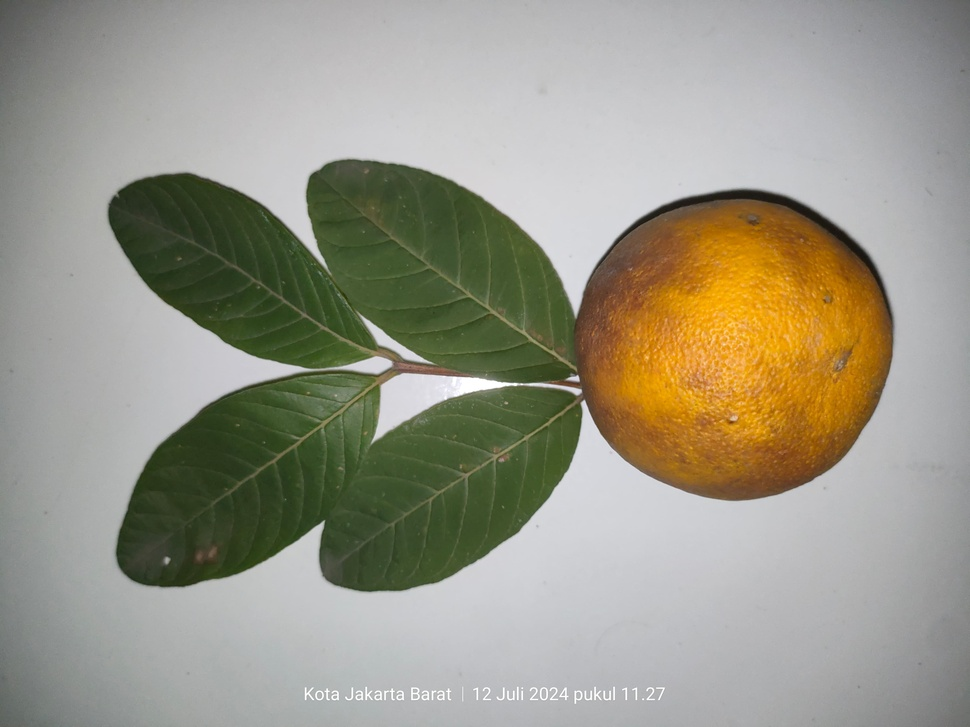
#> input picture PA-PC_202231055_Kashrina-Masyid-Azka_A/uas_fix.jpg, 970 x 727 px, shrunk from 4160 x 3120 before the run
$ jupyter execute UAS.ipynb
#> lines starting #> are read from the running program, lines starting #| are printed output that depends on the picture; after the words box and inside, x2 and y2 are one past the last pixel; in counts of white or black regions, pixels touching at a corner belong together
# Import Library

[cell 1]
import cv2
import numpy as np
import matplotlib.pyplot as plt

# Import gambar

[cell 2]
img = cv2.imread('uas_fix.jpg')
#> img is the input picture: shape (727, 970, 3); mean B, G, R 134.9, 150.6, 153.3

# BGR2HSV

[cell 3]
hsv = cv2.cvtColor(img, cv2.COLOR_BGR2HSV)
#> hsv: shape (727, 970, 3); mean H, S, V 66.8, 48.2, 158

# Define the range of colors for orange and leaves

[cell 4]
lower_orange = np.array([10, 100, 100], dtype="uint8")
upper_orange = np.array([25, 255, 255], dtype="uint8")
lower_leaves = np.array([35, 43, 46], dtype="uint8")
upper_leaves = np.array([77, 255, 255], dtype="uint8")

# Threshold the HSV image to get masks for orange and leaves

[cell 5]
mask_orange = cv2.inRange(hsv, lower_orange, upper_orange)
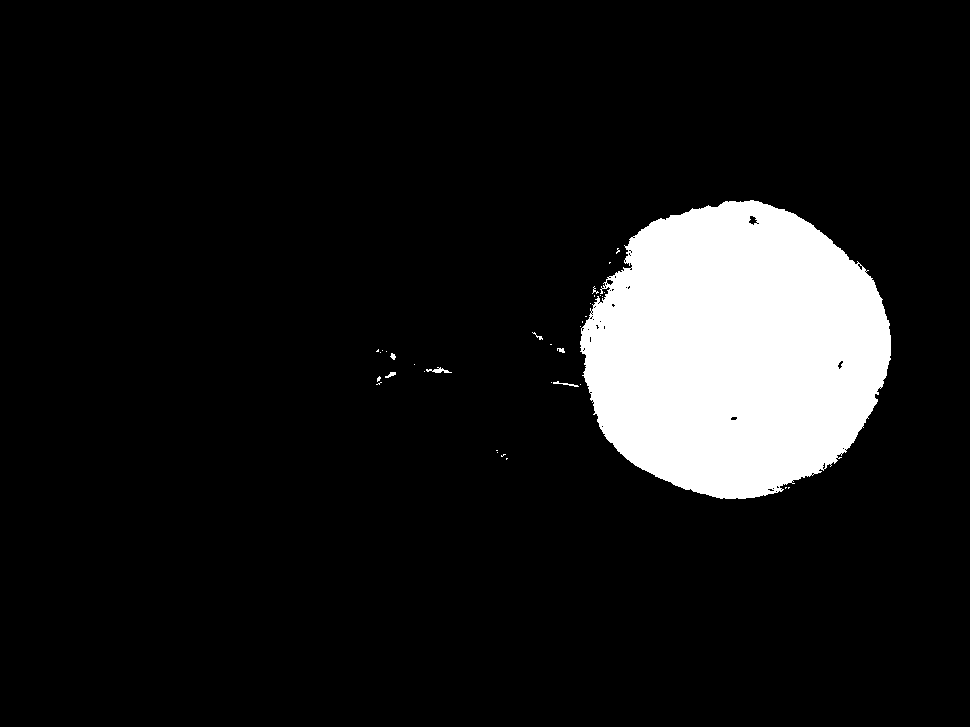
#> mask_orange: shape (727, 970); 10% white; 35 white regions (28 under 20 px), largest, box (x1, y1, x2, y2) and area: (580, 200, 891, 499) 70239, (426, 367, 452, 373) 73, (553, 381, 579, 387) 48
mask_leaves = cv2.inRange(hsv, lower_leaves, upper_leaves)
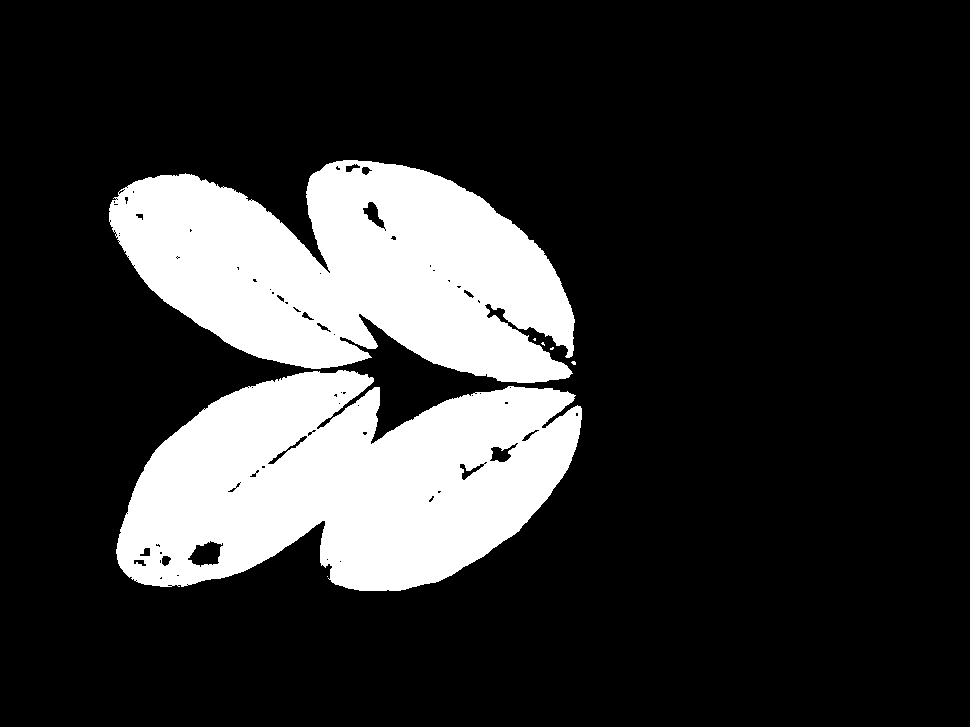
#> mask_leaves: shape (727, 970); 19.8% white; 7 white regions (5 under 20 px), largest, box (x1, y1, x2, y2) and area: (116, 370, 582, 591) 71042, (109, 160, 575, 383) 68642

[cell 6]
segmented_orange = img.copy()
segmented_orange[mask_orange == 0] = (0, 0, 0)
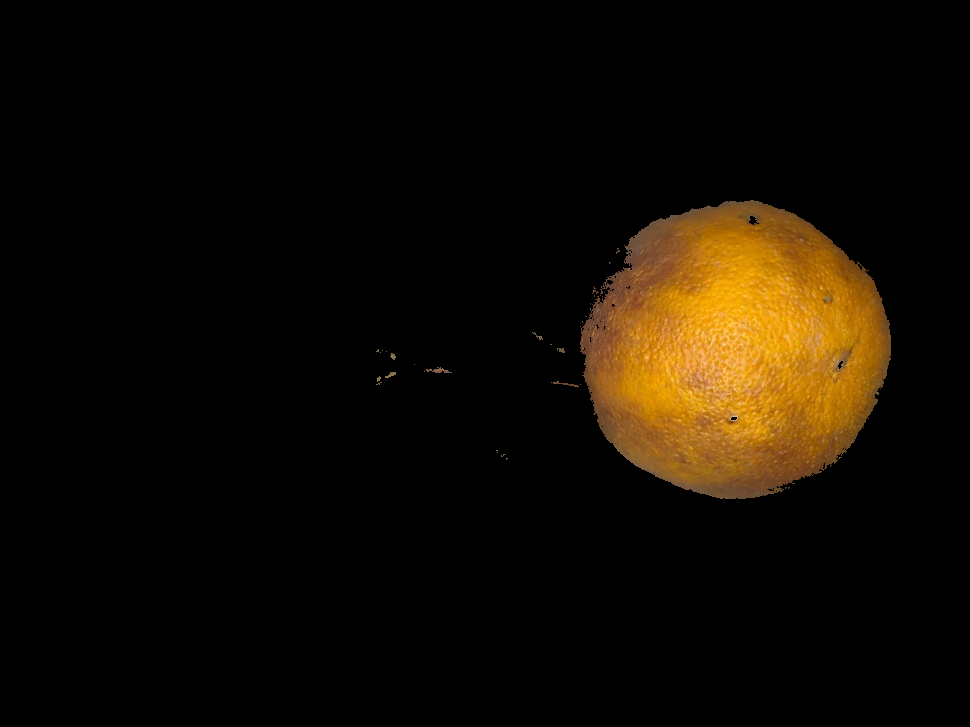
#> segmented_orange: shape (727, 970, 3); mean B, G, R 2.7, 11.7, 17.9

segmented_leaves = img.copy()
segmented_leaves[mask_leaves == 0] = (0, 0, 0)
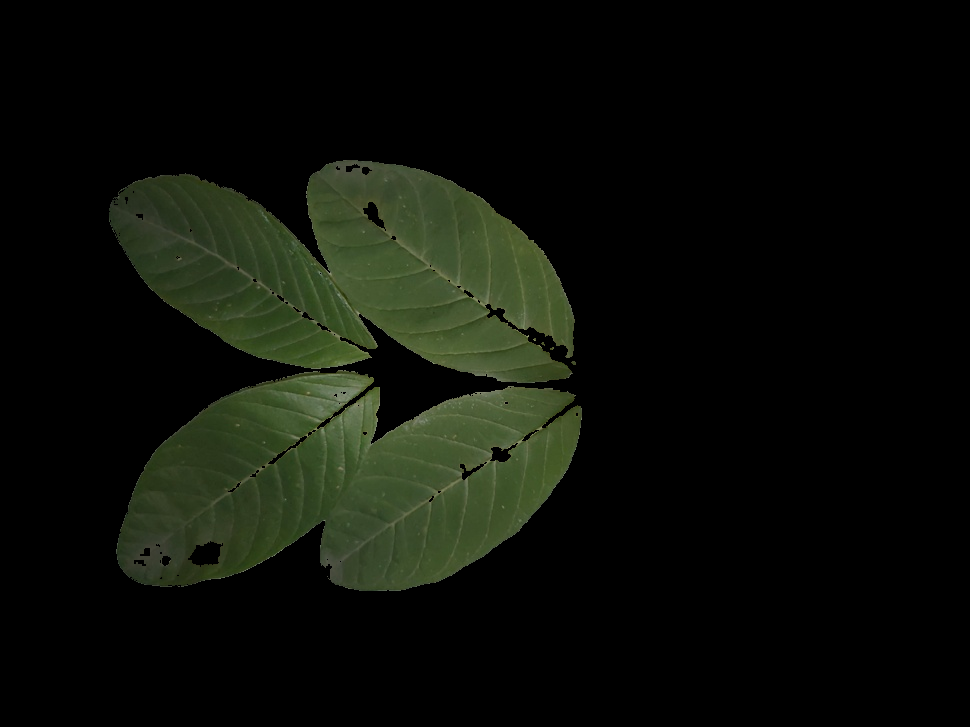
#> segmented_leaves: shape (727, 970, 3); mean B, G, R 8.7, 15.5, 12.4

# DIsplay the image

[cell 7]
fig, axs = plt.subplots(2, 2, figsize=(10, 10))
ax = axs.ravel()

ax[0].imshow(cv2.cvtColor(img, cv2.COLOR_BGR2RGB))
ax[0].set_title("Gambar Asli")

ax[1].imshow(mask_orange, cmap='gray')
ax[1].set_title("Mask Jeruk")

ax[2].imshow(cv2.cvtColor(segmented_orange, cv2.COLOR_BGR2RGB))
ax[2].set_title("Segmentasi Jeruk")

ax[3].imshow(cv2.cvtColor(segmented_leaves, cv2.COLOR_BGR2RGB))
ax[3].set_title("Segmentasi Daun")

plt.show()
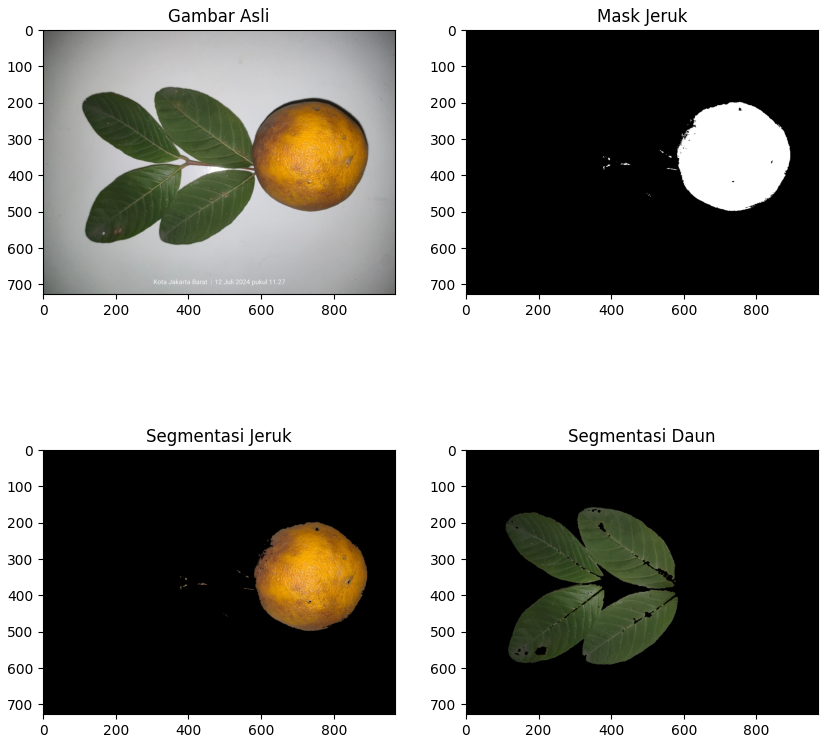
#> figure drawn by matplotlib, 4 panels
